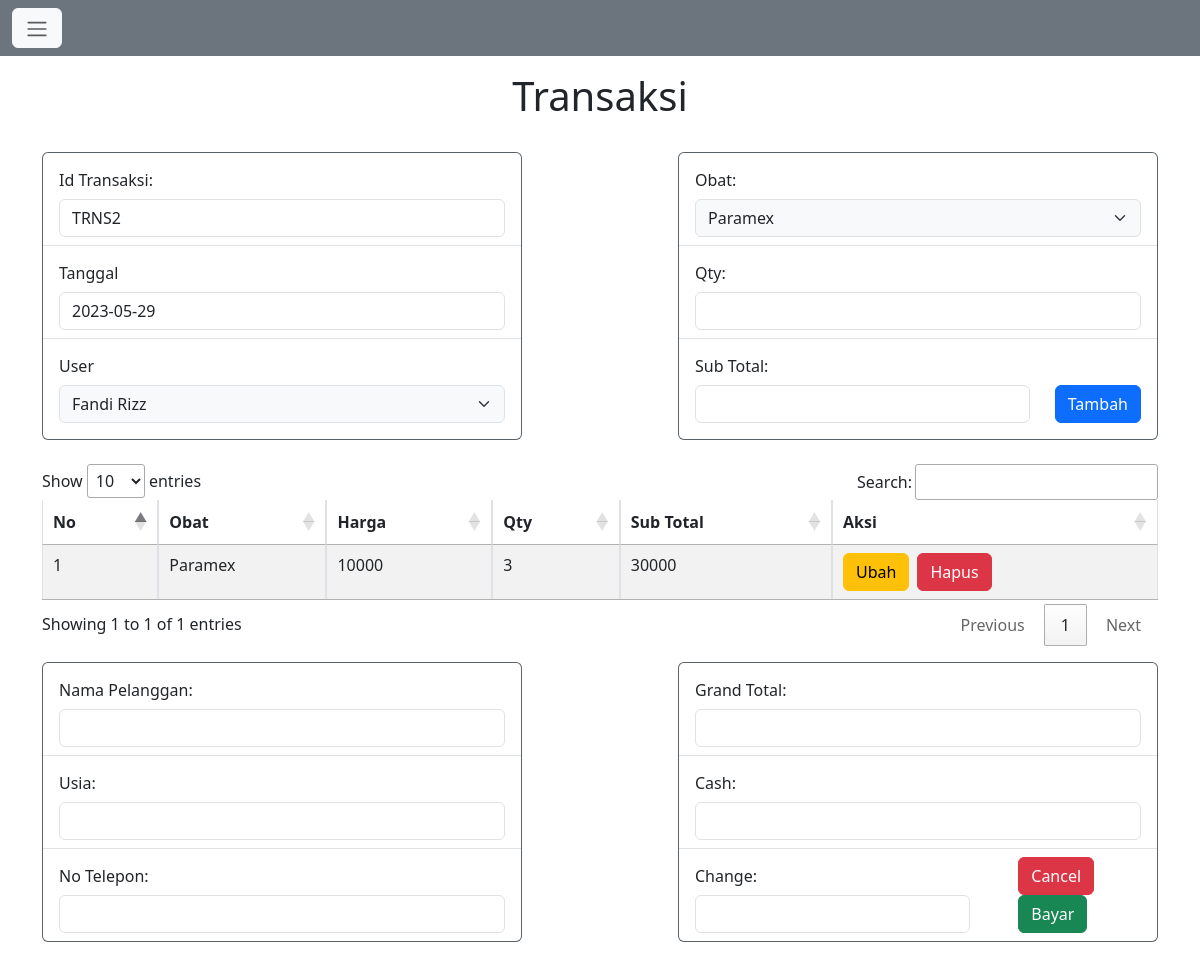
The page /transaksi.php (signed in) on the database its author committed.
### tables this page shows
CREATE TABLE `tb_transaksi` (
  `id_transaksi` varchar(50) NOT NULL,
  `tgl_transaksi` date NOT NULL,
  `id_user` varchar(50) NOT NULL,
  `grand_total` double NOT NULL,
  `nama_plngn` varchar(50) NOT NULL,
  `usia` int(3) NOT NULL,
  `no_tlp` varchar(15) NOT NULL
);

CREATE TABLE `tb_detail_transaksi` (
  `id_detail` varchar(50) NOT NULL,
  `id_transaksi` varchar(50) NOT NULL,
  `id_obat` varchar(50) NOT NULL,
  `qty` int(11) NOT NULL,
  `sub_total` double NOT NULL
);

CREATE TABLE `tb_obat` (
  `id_obat` varchar(50) NOT NULL,
  `nama_obat` varchar(50) NOT NULL,
  `id_jenis` varchar(50) NOT NULL,
  `id_kategori` varchar(50) NOT NULL,
  `id_rak` varchar(50) NOT NULL,
  `stock_obat` int(11) NOT NULL,
  `harga` int(11) NOT NULL,
  `status_obat` enum('tersedia','kosong') NOT NULL
);

### transaksi.php (the view, shortened to what this page needs)
<?php
include 'config.php';
$sql2 = mysqli_query($conn, "SELECT id_transaksi FROM tb_transaksi ORDER BY id_transaksi  DESC LIMIT 1");
$row2 = mysqli_fetch_assoc($sql2);
if ($row2) {
    $lastId = $row2['id_transaksi'];
    $lastNumber = substr($lastId, 4);
    $newNumber = intval($lastNumber) + 1;
    $newId = "TRNS" . $newNumber;
} else {
    $newId = "TRNS1";
}
?>
<!doctype html>
<html lang="en">
<head>
    <link href="https://cdn.jsdelivr.net/npm/bootstrap@5.3.0-alpha3/dist/css/bootstrap.min.css" rel="stylesheet">
    <link rel="stylesheet" href="https://cdn.datatables.net/1.13.4/css/jquery.dataTables.min.css">
</head>
<body>
    <nav class="navbar navbar-expand-lg bg-bodytertiary bg-secondary">
        <div class="container-fluid">
            <button class="btn btn-light" type="button" data-bs-toggle="offcanvas" data-bs-target="#offcanvasScrolling" aria-controls="offcanvasScrolling"><span class="navbar-toggler-icon"></span></button>
        </div>
    </nav>
    <h1 class="text-center mt-3 mb-3">Transaksi</h1>
    <div class="container">
        <form action="" method="post">
            <div class=" d-flex flex-col justify-content-between mb-4">
                <div class="card bg-secondary mt-3" style="width: 30rem;">
                    <ul class="list-group list-group-flush">
                        <li class="list-group-item">
                            <div>
                                <label for="id" class="col-form-label">Id Transaksi:</label>
                                <input type="text" class="form-control" name="id" id="id" value="<?php echo $newId ?>" readonly>
                            </div>
                        </li>
                        <li class="list-group-item">
                            <div>
                                <label for="tanggal" class="col-form-label">Tanggal</label>
                                <input type="text" class="form-control" name="tanggal" id="tanggal" value="<?php echo date('Y-m-d'); ?>" readonly>
                            </div>
                        </li>
                        <li class="list-group-item">
                            <div>
                                <label for="user" class="col-form-label">User</label>
                                <select name="user" id="user" class="form-select bg-body-tertiary rounded mb-2">
                                    <option value="<?php echo $_SESSION["id"] ?>"><?= $_SESSION["nama"]; ?></option>
                                </select>
                            </div>
                        </li>
                    </ul>
                </div>
                <div class="card bg-secondary mt-3" style="width: 30rem;">
                    <ul class="list-group list-group-flush">
                        <li class="list-group-item">
                            <div>
                                <label for="obat" class="col-form-label">Obat:</label>
                                <select name="obat" id="obat" class="form-select bg-body-tertiary rounded" onchange="calculateSubtotal()">
                                    <?php
                                    include 'config.php';
                                    $query = mysqli_query($conn, "SELECT * FROM tb_obat");
                                    while ($row = mysqli_fetch_assoc($query)) {
                                        $id = $row['id_obat'];
                                        $harga = $row['harga'];
                                        $nama_obat = $row['nama_obat'];
                                        echo '<option value="' . $id . '" data-harga="' . $harga . '">' . $nama_obat . '</option>';
                                    }
                                    ?>
                                </select>
                            </div>
                        </li>
                        <li class="list-group-item">
                            <div>
                                <label for="qty" class="col-form-label">Qty:</label>
                                <input type="text" class="form-control" name="qty" id="qty" oninput="calculateSubtotal()">
                            </div>
                        </li>
                        <li class="list-group-item d-flex align-items-end">
                            <div class="w-75">
                                <label for="sub" class="col-form-label">Sub Total:</label>
                                <input type="text" class="form-control mb-2" name="sub" id="sub" readonly>
                            </div>
                            <div class=" ms-auto mb-2">
                                <button type="submit" class="btn btn-primary" name="tambah">Tambah</button>
                            </div>
                        </li>
                    </ul>
                </div>
            </div>
            <table class="table table-striped table-bordered mt-4" id="tbl_detail">
                <thead>
                    <tr>
                        <th>No</th>
                        <th>Obat</th>
                        <th>Harga</th>
                        <th>Qty</th>
                        <th>Sub Total</th>
                        <th>Aksi</th>
                    </tr>
                </thead>
                <tbody class="table-group-divider">
                    <?php
                    include 'config.php';
                    $query = mysqli_query($conn, "SELECT * FROM tb_detail_transaksi JOIN tb_obat ON tb_obat.id_obat = tb_detail_transaksi.id_obat JOIN tb_transaksi ON tb_transaksi.id_transaksi = tb_detail_transaksi.id_transaksi");
                    while ($data = mysqli_fetch_array($query)) {
                    ?>
                        <tr>
                            <td> <?php echo $data['id_detail']; ?> </td>
                            <td> <?php echo $data['nama_obat']; ?> </td>
                            <td> <?php echo $data['harga']; ?> </td>
                            <td> <?php echo $data['qty']; ?> </td>
                            <td> <?php echo $data['sub_total']; ?> </td>
                            <td class="d-flex"> <button type="button" class="btn btn-warning me-2" data-bs-toggle="modal" data-bs-target="#modalUbah<?php echo $data['id_detail']; ?>">
                                    Ubah
                                </button>
                                <button type="button" class="btn btn-danger" data-bs-toggle="modal" data-bs-target="#modalHapus<?php echo $data['id_detail']; ?>">
                                    Hapus
                                </button>
                            </td>
                        </tr>
                    <?php
                    }
                    ?>
                </tbody>
            </table>
            <div class=" d-flex flex-col justify-content-between mb-5">
                <div class="card bg-secondary mt-3" style="width: 30rem;">
                    <ul class="list-group list-group-flush">
                        <li class="list-group-item">
                            <div>
                                <label for="nama" class="col-form-label">Nama Pelanggan:</label>
                                <input type="text" class="form-control" name="nama" id="nama">
                            </div>
                        </li>
                        <li class="list-group-item">
                            <div>
                                <label for="usia" class="col-form-label">Usia:</label>
                                <input type="text" class="form-control" name="usia" id="usia" readonly>
                            </div>
                        </li>
                        <li class="list-group-item">
                            <div>
                                <label for="tlp" class="col-form-label">No Telepon:</label>
                                <input type="text" class="form-control" name="tlp" id="tlp" readonly>
                            </div>
                        </li>
                    </ul>
                </div>
                <div class="card bg-secondary mt-3" style="width: 30rem;">
                    <ul class="list-group list-group-flush">
                        <li class="list-group-item">
                            <div>
                                <label for="grand" class="col-form-label">Grand Total:</label>
                                <input type="text" class="form-control" name="grand" id="grand" readonly>
                            </div>
                        </li>
                        <li class="list-group-item">
                            <div>
                                <label for="cash" class="col-form-label">Cash:</label>
                                <input type="text" class="form-control" name="cash" id="cash">
                            </div>
                        </li>
                        <li class="list-group-item d-flex align-items-end">
                            <div class="w-75">
                                <label for="change" class="col-form-label">Change:</label>
                                <input type="text" class="form-control" name="change" id="change" readonly>
                            </div>
                            <div class="ms-5">
                                <button type="submit" class="btn btn-danger" name="cancel">Cancel</button>
                                <button type="submit" class="btn btn-success" name="bayar">Bayar</button>
                            </div>
                        </li>
                    </ul>
                </div>
            </div>
        </form>
    </div>
</body>
</html>

### rows shown on the page
tb_transaksi: id "TRNS2"
tb_detail_transaksi: id_detail "1", id_obat.nama_obat "Paramex", id_obat.harga "10000", qty "3", sub_total "30000"

### other values the page prints
form field user "Fandi Rizz"
form field obat "Paramex"
